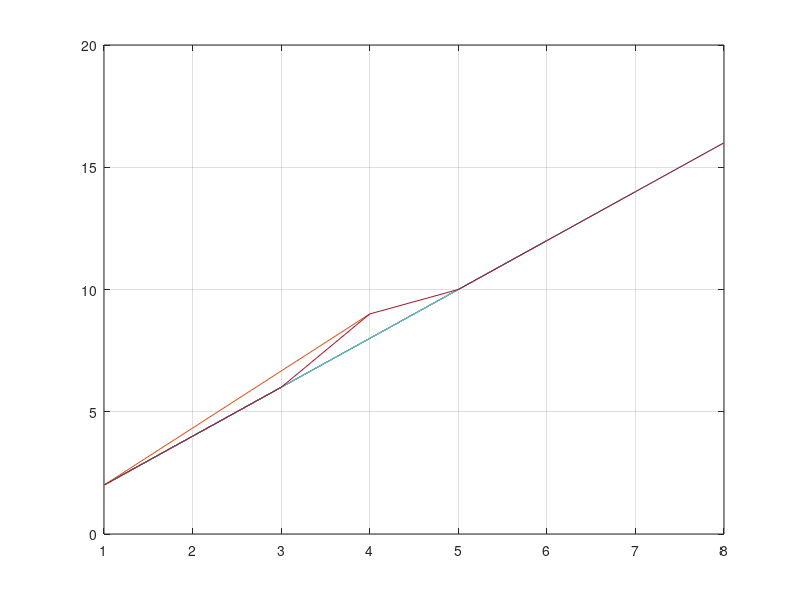

This chart was generated by the following MATLAB code:
clear all;
close all;
clc;
% Conjunto de puntos de ejemplo
x = [1, 2, 3, 4, 5, 6, 7, 8];  % Coordenadas x
y = [2, 4, 6, 9, 10, 12, 14, 16];  % Coordenadas y
%x=0:0.8:5;
%y=x.^2+x-5;
error=1;
n = length(x);  % Número de elementos
% Bucle para ir aumentando el número de puntos
for i = 3:n
    % Selecciona los primeros i puntos
    x_selec = x(1:i);
    y_selec = y(1:i);
    
    coef = polyfit([x_selec(1), x_selec(end)], [y_selec(1), y_selec(end)], 1);
    a = coef(1);  % Pendiente de la recta
    b = coef(2);  % Intersección de la recta
    % Calcular los valores predichos usando la recta
    y_pred = a * x_selec + b;
    % Calcular el Error Cuadrático Medio (ECM)
    
    plot (x_selec, y_pred)
    hold on;
    ecm = mean((y_selec - y_pred).^2)
    if ecm > error || n==3
        break;
    end
    % Imprimir los puntos seleccionados
    fprintf('Puntos seleccionados (i = %d):\n', i);
    disp([x_selec; y_selec]);
end
hold on;
plot(x,y)
grid on;